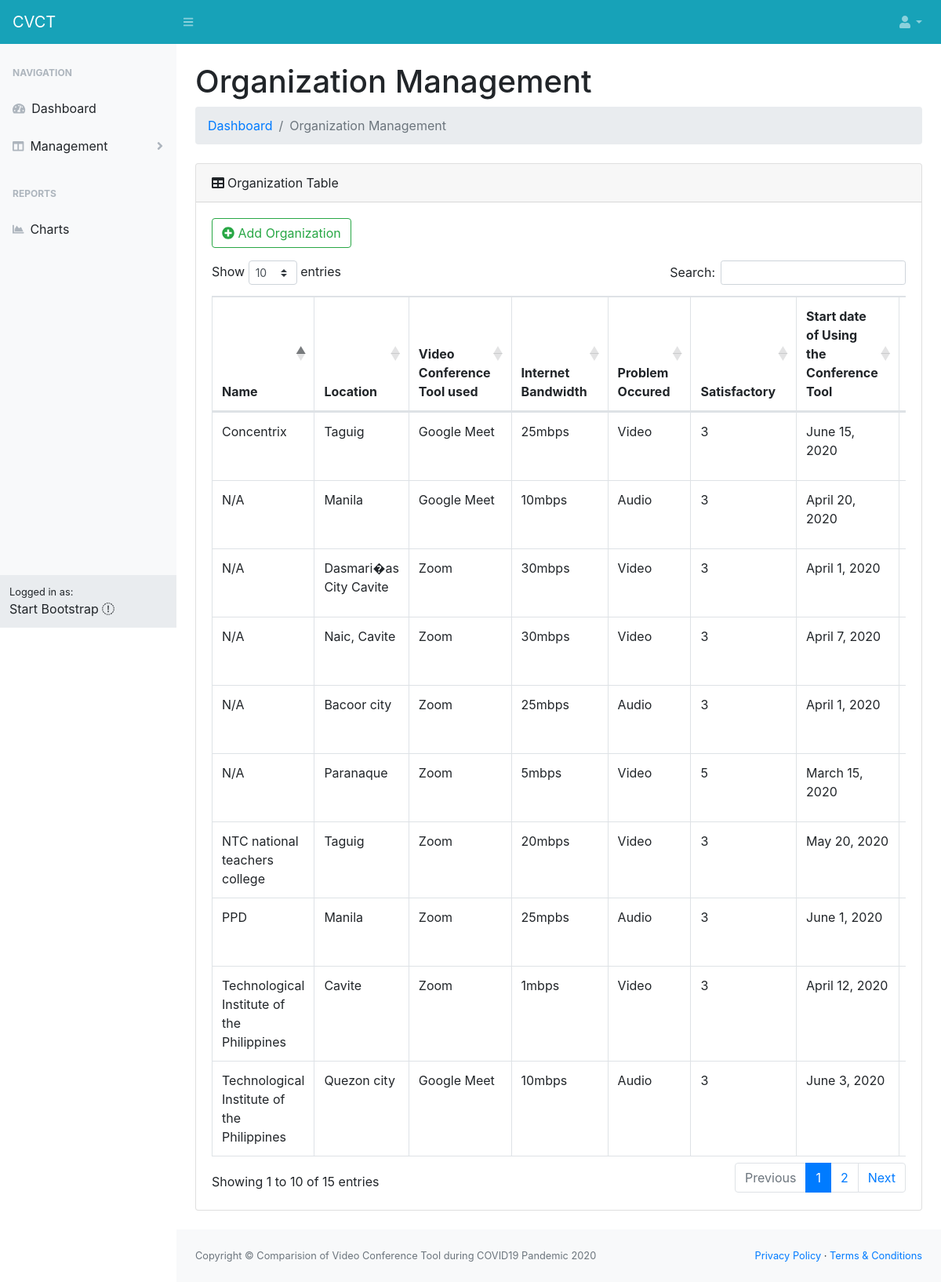
/manage_org, run on the app's committed database.
### api/models.py (models this page shows, shortened)
class Organization(models.Model):
    org_name       = models.CharField(max_length=200)
    org_place      = models.CharField(max_length=200)
    org_used_vct   = models.ForeignKey(VCT, on_delete=models.CASCADE)
    org_internet_bandwidth = models.CharField(max_length=200)
    org_problem_occurred   = models.ForeignKey(Prob_occur, on_delete=models.CASCADE)
    org_satifactory        = models.CharField(max_length=200)
    org_started_using_vct_name = models.DateField('date published')
    org_recommend_vct          = models.CharField(max_length=200)

class VCT(models.Model):
	vct_name = models.CharField(max_length=200)
	vct_active_users = models.CharField(max_length=200)
	vct_developer = models.CharField(max_length=200)
	def __str__(self):
		return self.vct_name

class Prob_occur(models.Model):
	probl_occur_name = models.CharField(max_length=200)
	def __str__(self):
		return self.probl_occur_name

### frontend/views.py (the view)
# urls.py: path('manage_org', views.manage_org, name='manage_org'),
def manage_org(request):
    org_list = Organization.objects.all()
    context ={
             'org_list': org_list,
        }
    return render(request, 'frontend/manage_org.html',context)

### frontend/templates/frontend/manage_org.html (shortened to what this page needs)
{% extends "frontend/base.html"  %}
{% block main %}
<main>
    <div class="container-fluid">
        <h1 class="mt-4">Organization Management</h1>
        <ol class="breadcrumb mb-4">
            <li class="breadcrumb-item"><a href="{% url 'index' %}">Dashboard</a></li>
            <li class="breadcrumb-item active">Organization Management</li>
        </ol>
        <div class="card mb-4">
            <div class="card-header"><i class="fas fa-table mr-1"></i>Organization Table</div>
            <div class="card-body">
                <button type="button" class="btn btn-outline-success mb-3 "><i class="fa fa-plus-circle" aria-hidden="true"></i> Add Organization </button>
                <div class="table-responsive">
                    <table class="table table-bordered" id="dataTable" width="100%" cellspacing="0">
                        <thead>
                            <tr style="text-align: center;" >
                                <th>Name</th>
                                <th>Location</th>
                                <th>Video Conference Tool used</th>
                                <th>Internet Bandwidth</th>
                                <th>Problem Occured</th>
                                <th>Satisfactory</th>
                                <th>Start date of Using the Conference Tool</th>
                                <th>Recommended Video Conference Tool</th>
                            </tr>
                        </thead>
                        <tbody>
                            {% for item in org_list %}
                            <tr>
                                <td>{{ item.org_name }}</td>
                                <td>{{ item.org_place  }}</td>
                                <td>{{ item.org_used_vct }}</td>
                                <td>{{ item.org_internet_bandwidth }}</td>
                                <td>{{ item.org_problem_occurred }}</td>
                                <td>{{ item.org_satifactory  }}</td>
                                <td>{{ item.org_started_using_vct_name }}</td>
                                <td>{{ item.org_recommend_vct }}</td>
                            </tr>
                            {% endfor %}
                        </tbody>
                    </table>
                </div>
            </div>
        </div>
    </div>
</main>
{% endblock %}

### frontend/templates/frontend/base.html (shortened to what this page needs)
{% load static %}
<!DOCTYPE html>
<html lang="en">
    <head>
        <link href="{% static "css/styles.css" %}"  rel="stylesheet" />
        <link href="https://cdn.datatables.net/1.10.20/css/dataTables.bootstrap4.min.css" rel="stylesheet" />
    </head>
    <body class="sb-nav-fixed">
        <nav class="sb-topnav navbar navbar-expand navbar-dark bg-info">
            <a class="navbar-brand" href="index.html">CVCT</a><button class="btn btn-link btn-sm order-1 order-lg-0" id="sidebarToggle" href="#"><i class="fas fa-bars"></i></button
            >
            <ul class="navbar-nav ml-auto ml-md-0">
                <li class="nav-item dropdown">
                    <a class="nav-link dropdown-toggle" id="userDropdown" href="#" role="button" data-toggle="dropdown" aria-haspopup="true" aria-expanded="false"><i class="fas fa-user fa-fw"></i></a>
                </li>
            </ul>
        </nav>
        <div id="layoutSidenav">
            <div id="layoutSidenav_nav">
                <nav class="sb-sidenav accordion sb-sidenav-light" id="sidenavAccordion">
                    <div class="sb-sidenav-menu">
                        <div class="nav">
                            <div class="sb-sidenav-menu-heading">Navigation</div>
                            <a class="nav-link" href="{% url 'index' %}">
                                <div class="sb-nav-link-icon"><i class="fas fa-tachometer-alt">
                                </i>
                            </div>
                            Dashboard</a>
                            <a class="nav-link collapsed" href="#" data-toggle="collapse" data-target="#collapseLayouts" aria-expanded="false" aria-controls="collapseLayouts" >
                                <div class="sb-nav-link-icon"><i class="fas fa-columns"></i></div>
                                Management
                                <div class="sb-sidenav-collapse-arrow"><i class="fas fa-angle-down">
                                </i>
                                </div>
                            </a>
                            <div class="sb-sidenav-menu-heading">Reports</div>
                            <a class="nav-link" href="{% url 'pie-chart' %}"
                                ><div class="sb-nav-link-icon"><i class="fas fa-chart-area"></i></div>
                                Charts</a>
                        </div>
                    </div>
                    <div class="sb-sidenav-footer">
                        <div class="small">Logged in as:</div>
                        Start Bootstrap
                        <i class="fa fa-trash-o" aria-hidden="true"></i>
                    </div>
                </nav>
            </div>
            <div id="layoutSidenav_content">
                {% block main %}{% endblock %}
                <footer class="py-4 bg-light mt-auto">
                    <div class="container-fluid">
                        <div class="d-flex align-items-center justify-content-between small">
                            <div class="text-muted">Copyright &copy; Comparision of Video Conference Tool during COVID19 Pandemic 2020</div>
                            <div>
                                <a href="#">Privacy Policy</a>
                                &middot;
                                <a href="#">Terms &amp; Conditions</a>
                            </div>
                        </div>
                    </div>
                </footer>
            </div>
        </div>
    </body>
</html>

### data on the page
Organization: org_name "N/A", org_place "Manila", org_used_vct "Google Meet", org_internet_bandwidth "10mbps", org_problem_occurred "Audio", org_satifactory "3", org_started_using_vct_name "April 20, 2020"
Organization: org_name "N/A", org_place "Dasmari�as City Cavite", org_used_vct "Zoom", org_internet_bandwidth "30mbps", org_problem_occurred "Video", org_satifactory "3", org_started_using_vct_name "April 1, 2020"
Organization: org_name "N/A", org_place "Naic, Cavite", org_used_vct "Zoom", org_internet_bandwidth "30mbps", org_problem_occurred "Video", org_satifactory "3", org_started_using_vct_name "April 7, 2020"
Organization: org_name "N/A", org_place "Bacoor city", org_used_vct "Zoom", org_internet_bandwidth "25mbps", org_problem_occurred "Audio", org_satifactory "3", org_started_using_vct_name "April 1, 2020"
Organization: org_name "Technological Institute of the Philippines", org_place "Cavite", org_used_vct "Zoom", org_internet_bandwidth "1mbps", org_problem_occurred "Video", org_satifactory "3", org_started_using_vct_name "April 12, 2020"
Organization: org_name "Concentrix", org_place "Taguig", org_used_vct "Google Meet", org_internet_bandwidth "25mbps", org_problem_occurred "Video", org_satifactory "3", org_started_using_vct_name "June 15, 2020"
Organization: org_name "N/A", org_place "Paranaque", org_used_vct "Zoom", org_internet_bandwidth "5mbps", org_problem_occurred "Video", org_satifactory "5", org_started_using_vct_name "March 15, 2020"
Organization: org_name "PPD", org_place "Manila", org_used_vct "Zoom", org_internet_bandwidth "25mpbs", org_problem_occurred "Audio", org_satifactory "3", org_started_using_vct_name "June 1, 2020"
Organization: org_name "NTC national teachers college", org_place "Taguig", org_used_vct "Zoom", org_internet_bandwidth "20mbps", org_problem_occurred "Video", org_satifactory "3", org_started_using_vct_name "May 20, 2020"
Organization: org_name "Technological Institute of the Philippines", org_place "Quezon city", org_used_vct "Google Meet", org_internet_bandwidth "10mbps", org_problem_occurred "Audio", org_satifactory "3", org_started_using_vct_name "June 3, 2020"
